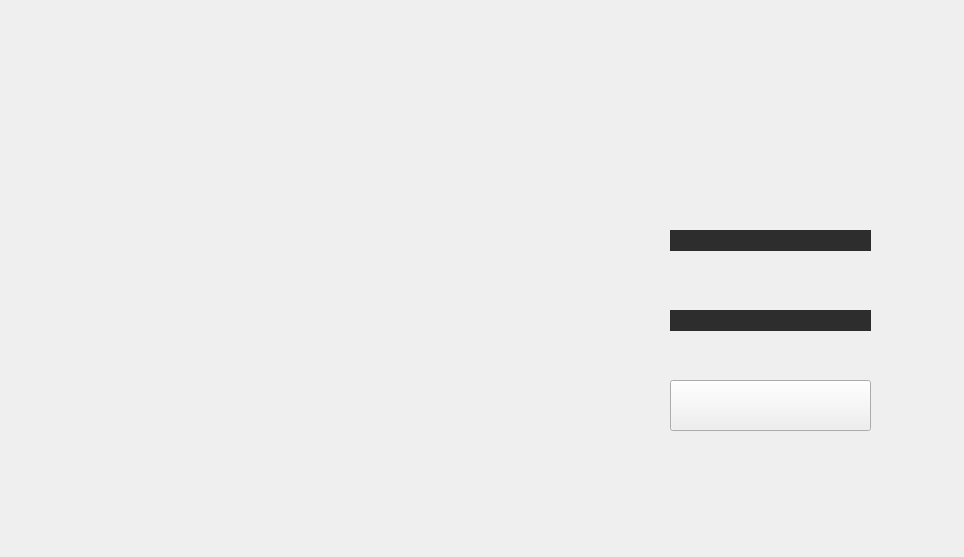
<?xml version="1.0" encoding="UTF-8"?>
<ui version="4.0">
 <class>Form</class>
 <widget class="QWidget" name="Form">
  <property name="geometry">
   <rect>
    <x>0</x>
    <y>0</y>
    <width>964</width>
    <height>557</height>
   </rect>
  </property>
  <property name="windowTitle">
   <string>Form</string>
  </property>
  <widget class="QPushButton" name="pushButton_Login">
   <property name="geometry">
    <rect>
     <x>670</x>
     <y>380</y>
     <width>201</width>
     <height>51</height>
    </rect>
   </property>
   <property name="autoFillBackground">
    <bool>true</bool>
   </property>
   <property name="text">
    <string/>
   </property>
   <property name="icon">
    <iconset>
     <normaloff>Login_UI/login.png</normaloff>Login_UI/login.png</iconset>
   </property>
   <property name="iconSize">
    <size>
     <width>1000</width>
     <height>64</height>
    </size>
   </property>
   <property name="shortcut">
    <string>Return</string>
   </property>
  </widget>
  <widget class="QLineEdit" name="Login_Username_Line">
   <property name="geometry">
    <rect>
     <x>670</x>
     <y>230</y>
     <width>201</width>
     <height>21</height>
    </rect>
   </property>
   <property name="autoFillBackground">
    <bool>false</bool>
   </property>
   <property name="styleSheet">
    <string notr="true">color: rgb(255, 255, 255);
background-color: rgb(45, 45, 45);</string>
   </property>
   <property name="text">
    <string/>
   </property>
   <property name="frame">
    <bool>false</bool>
   </property>
   <property name="readOnly">
    <bool>false</bool>
   </property>
   <property name="clearButtonEnabled">
    <bool>true</bool>
   </property>
  </widget>
  <widget class="QLabel" name="label">
   <property name="geometry">
    <rect>
     <x>-10</x>
     <y>0</y>
     <width>981</width>
     <height>571</height>
    </rect>
   </property>
   <property name="frameShadow">
    <enum>QFrame::Plain</enum>
   </property>
   <property name="text">
    <string/>
   </property>
   <property name="pixmap">
    <pixmap>Login_UI/UI_Login_Design.png</pixmap>
   </property>
   <property name="scaledContents">
    <bool>true</bool>
   </property>
  </widget>
  <widget class="QLineEdit" name="login_Password_Line">
   <property name="geometry">
    <rect>
     <x>670</x>
     <y>310</y>
     <width>201</width>
     <height>21</height>
    </rect>
   </property>
   <property name="autoFillBackground">
    <bool>false</bool>
   </property>
   <property name="styleSheet">
    <string notr="true">color: rgb(255, 255, 255);
background-color: rgb(45, 45, 45);</string>
   </property>
   <property name="text">
    <string/>
   </property>
   <property name="frame">
    <bool>false</bool>
   </property>
   <property name="echoMode">
    <enum>QLineEdit::Password</enum>
   </property>
   <property name="readOnly">
    <bool>false</bool>
   </property>
   <property name="clearButtonEnabled">
    <bool>true</bool>
   </property>
  </widget>
  <widget class="QLabel" name="Login_Welcome_Line">
   <property name="geometry">
    <rect>
     <x>615</x>
     <y>70</y>
     <width>281</width>
     <height>31</height>
    </rect>
   </property>
   <property name="font">
    <font>
     <family>Roboto</family>
     <pointsize>17</pointsize>
     <weight>75</weight>
     <italic>false</italic>
     <bold>true</bold>
     <strikeout>false</strikeout>
    </font>
   </property>
   <property name="styleSheet">
    <string notr="true">color: rgb(255, 255, 255);</string>
   </property>
   <property name="text">
    <string/>
   </property>
  </widget>
  <widget class="QLabel" name="Warning_Line">
   <property name="enabled">
    <bool>true</bool>
   </property>
   <property name="geometry">
    <rect>
     <x>670</x>
     <y>350</y>
     <width>221</width>
     <height>20</height>
    </rect>
   </property>
   <property name="font">
    <font>
     <italic>false</italic>
     <kerning>true</kerning>
    </font>
   </property>
   <property name="styleSheet">
    <string notr="true">color: rgb(255, 255, 255);</string>
   </property>
   <property name="text">
    <string/>
   </property>
  </widget>
  <zorder>label</zorder>
  <zorder>pushButton_Login</zorder>
  <zorder>Login_Username_Line</zorder>
  <zorder>login_Password_Line</zorder>
  <zorder>Login_Welcome_Line</zorder>
  <zorder>Warning_Line</zorder>
 </widget>
 <resources>
  <include location="icons.qrc"/>
 </resources>
 <connections/>
</ui>
